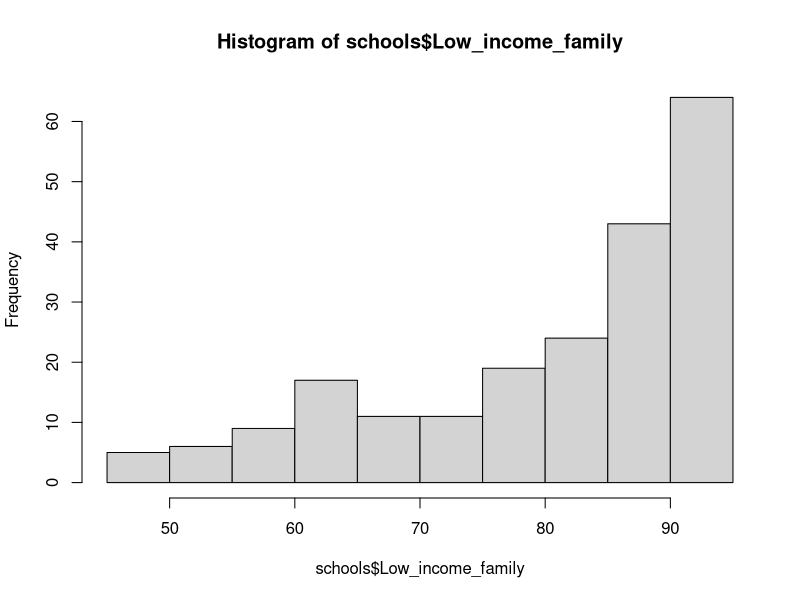
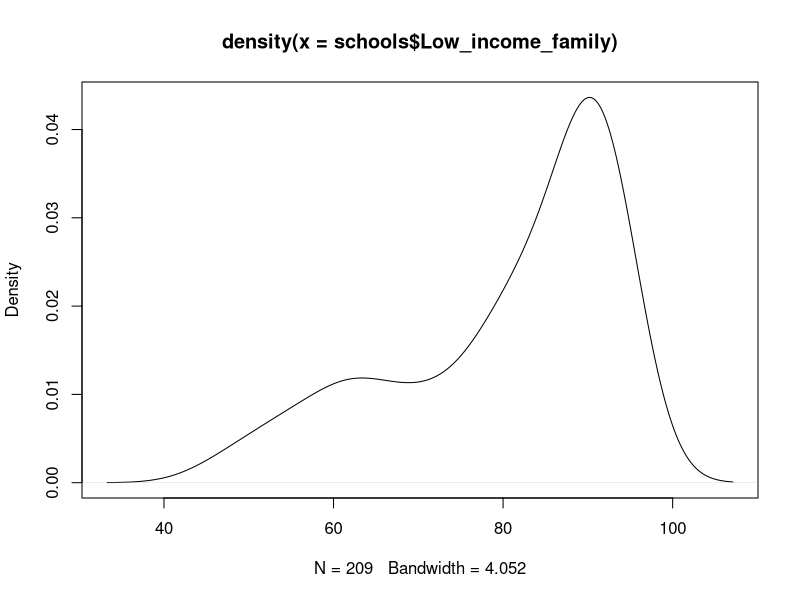
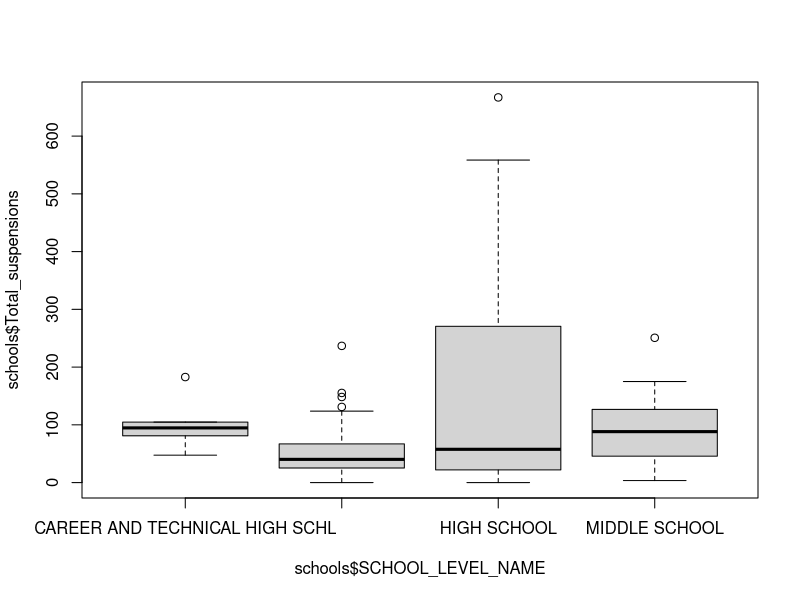
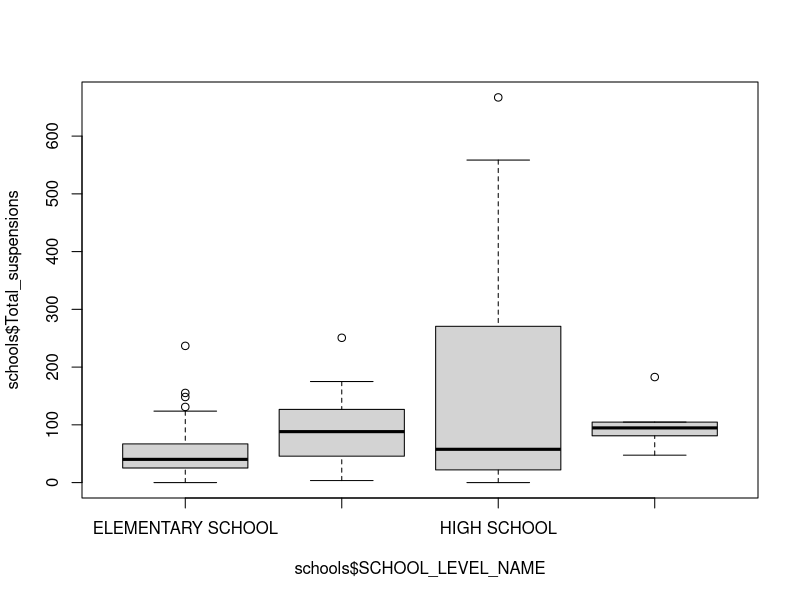
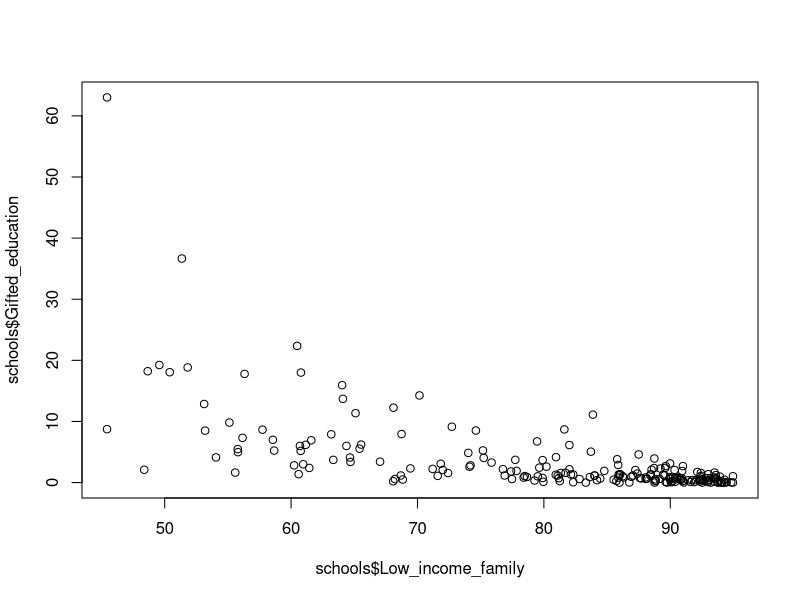
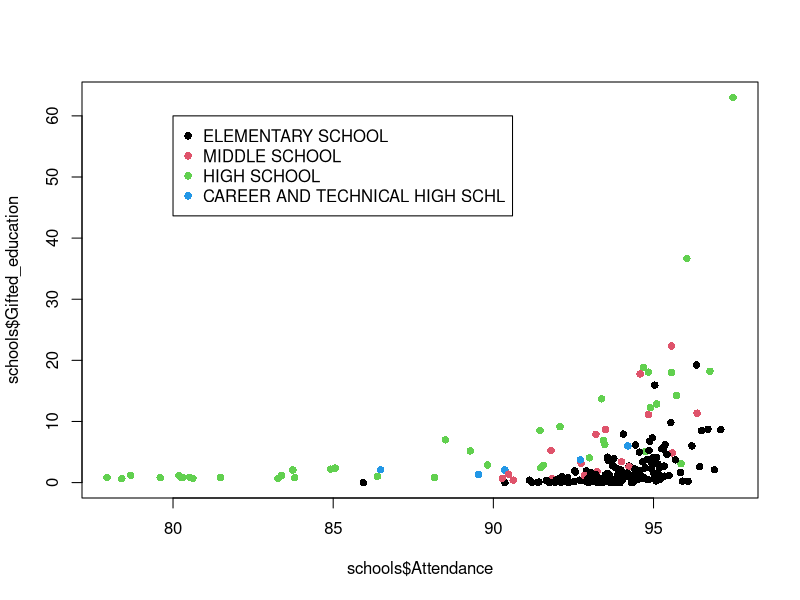
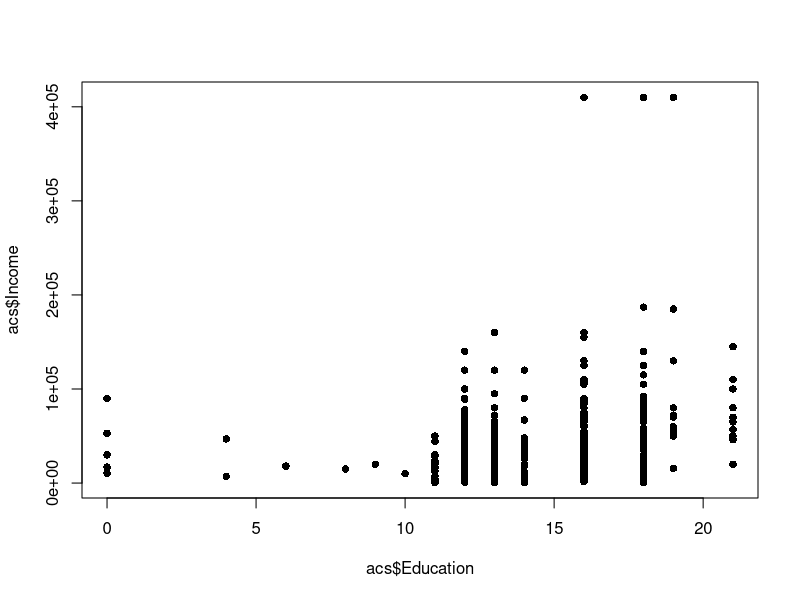

These figures' R source, in order:
#Introduction to R for Orientation

# In this script we will learn the basics of working with R in RStudio. 
# 
#------------------------
# I. Working Directory
#------------------------

# Your working directory is a location on your computer where R will look 
# for your data files. You will need to tell R what your working directory 
# is everytime you open RStudio, otherwise R will just guess. 

# Let's see what R has currently set as your working directory
getwd()
# Check out the pathway that prints out in your console
# This pathway is UNIQUE to your computer. Notice that R uses forward slash

# It is a best practice to create a folder for your R data and tell
# R to use that folder every time you open R using setwd()

#Here's the pathway that I would like to use to set my working directory
setwd("C:/Users/Samantha/Desktop/R Files")

# I have chosen to use a file on my desktop called "R Files" to keep my data
# Can you edit my setwd() code to set your own working directory?
# Try it!


#------------------------
# II. Types of data in R
#------------------------

# The most common type of data you will work with is something called 
# a dataframe. This is very similar to an Excel spreadsheet in appearance.

# There are two ways to create a dataframe in R, you can either
# write one yourself or read in a pre-made data file. Most of the time
# we will read in an external file. This tutorial will show you how to do
# both. 

# A. Creating a dataframe 
# Let's make one so you can see.

# df is the name of the dataframe
df <- data.frame(
  name = c("John", "Paul", "George", "Ringo"),
  birth = c(1940, 1942, 1943, 1940), 
  instrument = c("guitar", "bass", "guitar", "drums")
)

# You can see what is in your dataframe with View()
View(df)

# Notice that we created 3 columns: name, birth, and instrument,
# then populated those columns with information inside the function
# c()


#------------------------
# Your turn! 
#------------------------

# Make your own dataframe that contains information on the band
# Aerosmith from the following data on instrument, birth year,
# and marital status for each member:

#Steven Tyler: lead vocals, born 1948, single
#Joe Perry: guitar, born 1950, married
#Tom Hamilton:  bass, 1951, married
#Joey Kramer: drums, 1950, married
#Brad Whitford: guitar, born 1952, married

aerosmith <- data.frame(
  name = c("Steven Tyler", "Joe Perry", "Tom Hamilton", "Joey Kramer", "Brad Whitford"),
  birth = c(1948, 1950, 1951, 1950, 1952), 
  instrument = c("vocals", "guitar", "bass", "drums", "guitar"),
  status = c("single", "married", "married", "married", "married")
)
View(aerosmith)



# B. Reading in a data file 
# The function for reading in a data file will differ depending on 
# they type of file you are reading. In this example, we will use
# a csv

# Here we are reading in the csv file, Philly_schools.csv
schools <- read.csv("Philly_schools.csv", stringsAsFactors = FALSE)

View(schools)

# This dataset contains information on public schools in Philadelphia.
# Each row represents 1 school. 


#---------------------------
# III. Classes of Variables
#---------------------------

# There are three main classifications for variables in R:
#character, numeric, and factor.

# A. Character variables
# Character variables are just text. In the schools dataframe, the
# SCHOOL_NAME_1 variable is a character- it is just the name of the school.

# We can check to see if a variable is a character
class(schools$SCHOOL_NAME_1)

# Here we are asking R to give us the class type of the column
# for school name inside the dataframe, schools.
# This dataframe$columnname syntax
# will become quite familiar to you in time!


# B. Numeric Variables
# Numeric variables are just numbers. 
# The variables Average_salary is the average salary of teachers in 
# each school. 
class(schools$Average_salary)


# C. Factor Variables
# Factors are a special type of variable. They will appear in a dataframe
# as either character or numeric, but they have some additional information
# associated with them that is hidden to us, but that R uses. Factor
# levels control how variables are graphed, displayed in tables, 
# and matter for interpreting regressions. We'll discuss factors
# in greater detail later on. 

# The school level variable is currently a character 
class(schools$SCHOOL_LEVEL_NAME)

# change this variable to a factor variable
schools$SCHOOL_LEVEL_NAME <- as.factor(schools$SCHOOL_LEVEL_NAME)

# check that this variable is now a factor
class(schools$SCHOOL_LEVEL_NAME)

# See the factor levels
levels(schools$SCHOOL_LEVEL_NAME)
# We'll see how R uses these levels later on in this script.


#----------------------------
# V. Basic Data Manipulation
#----------------------------

# To get us familiar with working in R, we will learn some 
# basic functions commonly applied to numeric and character variables

# A. Basic math for numeric data
mean(schools$Total_suspensions)
summary(schools$Total_suspensions)

# Making a new variable with math
schools$NewEnrollmentProp<- (schools$New_student / schools$Enrollment)*100
summary(schools$NewEnrollmentProp)

# The table functions provides us a count of character variables
table(schools$SCHOOL_LEVEL_NAME)

# Aggregating data
aggregate(schools$Total_suspensions, by=list(schools$SCHOOL_LEVEL_NAME), FUN=mean)

# B. Categorical data

# Print an alphabetized list with sort()
sort(schools$SCHOOL_NAME_1)


#------------------------
# Your turn!
#------------------------
# Find the average teacher salary in Philadelphia

# Find the average teacher salary in Philadelphia by school level



#------------------------
#IV. Types of Variables
#------------------------

# There are two main types of variables: categorical and continuous. 

# Categorical variables are categories, like gender and race. 

# Continuous variables are numeric variables that have an almost infinite
# number of possibilities, such as age, weight, and time

#------------------------
# Your turn! 
#------------------------

# Look in the dataframe schools, and find two examples of 
# categorical and continuous variables. 



#-------------------------------------------
# VI. Graphing different Types of variables
#-------------------------------------------

# Continuous and Categorical variables naturally lend themselves to 
# different types of graphs. 


# Histrogram: Base R offers a frequency chart of numeric variables
hist(schools$Low_income_family)

# A Density plot displays similar information
plot(density(schools$Low_income_family))

# Boxplots a useful for understanding the spread of the data
boxplot(schools$Total_suspensions ~ schools$SCHOOL_LEVEL_NAME)
# Notice anything funny about this graph? What is causing it?


# To change the levels:
schools$SCHOOL_LEVEL_NAME<-factor(schools$SCHOOL_LEVEL_NAME, levels = c("ELEMENTARY SCHOOL", "MIDDLE SCHOOL", "HIGH SCHOOL", "CAREER AND TECHNICAL HIGH SCHL"))
levels(schools$SCHOOL_LEVEL_NAME)

# Now everything looks right!
boxplot(schools$Total_suspensions ~ schools$SCHOOL_LEVEL_NAME)


# Scatter plot
plot(schools$Low_income_family, schools$Gifted_education)

plot(schools$Attendance, schools$Gifted_education, col = schools$SCHOOL_LEVEL_NAME, pch=16)
legend(x=80, y=60, legend=levels(schools$SCHOOL_LEVEL_NAME), col=c(1:4), pch=16)

#------------------------
# Your turn! 
#------------------------

# Find something interesting to you in the data and plot it!



#------------------------
# Simplifying Syntax
#------------------------

# The attach() function allows us to simplify our code by 
# removing the need to refer to the name of the dataframe 

# For example:

attach(schools)

mean(Low_income_family)
# Notice that the mean() function is working without the 
# dataframe$column name syntax

#------------------------
# Your turn!
#------------------------

# Now you will analyze a new dataset using your new skills!

# 1. Read in the csv file, "acs_orientation.csv"

acs<-read.csv("acs_orientation.csv", stringsAsFactors = FALSE)

# This file contains information on the gender, years of education,
# race, and income of 500 residents of Philadelphia. 

# 2. Find the number of males and females in this dataset
table(acs$Sex)

# 3. Find the average salary of this dataset
mean(acs$Income)
summary(acs$Income)

# 4. Find the average salary of this dataset by gender
aggregate(acs$Income, by=list(acs$Sex), FUN=mean)

# 5. Find the average salary of this dataset by race
aggregate(acs$Income, by=list(acs$Race), FUN=mean)


# Plot the relationship between years of education and income
plot(acs$Education, acs$Income, pch=16)






#################################################################
# Will add:

# prop.table 
# xtabs or table(x,y) depending


# Possible stuff to add:

# readstata13
# basic math/functions in 1st section?

